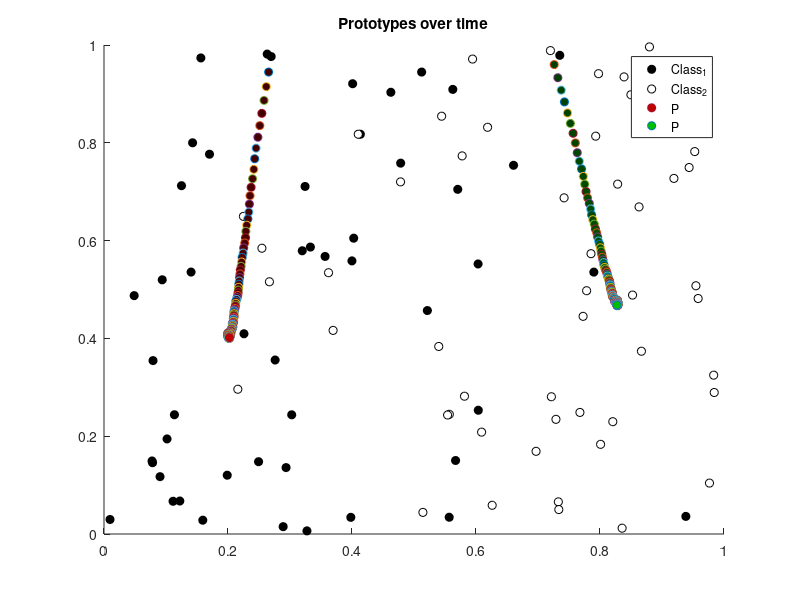
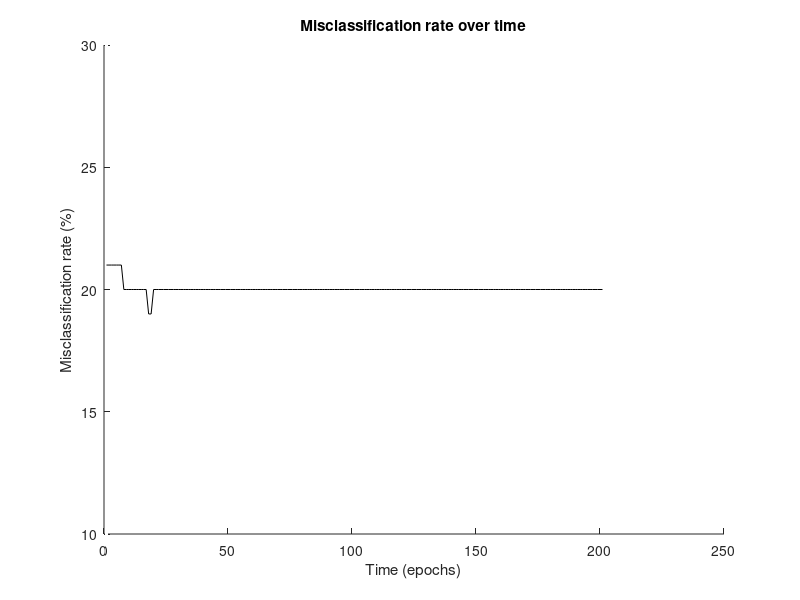

These charts were generated, in order, by the following MATLAB code:
% clear previous set data and close all figures
clear all;
close all;

% load data
d = load('data_lvq.mat');
d = d.w5_1;
[rows, cols] = size(d);
data = ones(rows, cols+1);
data(:, 1:cols) = d;
for i = 1:50  % add label to data
  data(i, cols+1) = 0;
end

t_max = 200;
learning_rate = 0.002;

% Initialise RNG
rng('default');

% initialise prototypes
NR_OF_CLASSES = 2;
K = 1; % prototypes per class

prototypes = zeros(NR_OF_CLASSES * K, cols+1);

temp_order_class_1 = randperm(50, K);
temp_order_class_2 = randperm(rows-50, K)+50;
for i = 1:K
  prototypes(i, :) = data(temp_order_class_1(i), :);
  prototypes(i+K, :) = data(temp_order_class_2(i), :);
end

initial_prototypes = prototypes; %For debugging

prototypes_over_time = zeros(t_max, NR_OF_CLASSES * K, cols+1);
E_over_time = zeros(t_max+1,1);

% Compute initial E
E_over_time(1) = 0;
for i = 1:rows
  winner = 1;
  winner_distance = intmax;
  
  for j = 1:NR_OF_CLASSES*K
    distance = pdist([prototypes(j, 1:2); data(i, 1:2)]);
    if distance < winner_distance
      winner_distance = distance;
      winner = j;
    end
  end
  
  E_over_time(1) = E_over_time(1) +  ...
      (prototypes(winner, cols+1) ~= data(i, cols+1));
end


% Permutations
for t = 1:t_max
  
  %  Shuffle data set and perform permutations
  for j = randperm(rows)
    example = data(j, :);
    
    % initialise winner
    winner = 1;
    winner_distance = intmax; % represents infinity
    
    % get closest prototype
    for k = 1:NR_OF_CLASSES * K % take rows
      prototype = prototypes(k, :);
      distance = pdist([example(1:cols); prototype(1:cols)]);
      if distance < winner_distance
        winner_distance = distance;
        winner = k;
      end
    end
    
    % update winner
    sign = 1;
    if prototypes(winner, cols+1) ~= example(cols+1)
      sign = -1;
    end
    
    prototypes(winner, 1:cols) = prototypes(winner, 1:cols) + ...
      sign * learning_rate * ...
      (example(1:cols) - prototypes(winner, 1:cols));
  end
  
  %Compute E
  E = 0;
  for i = 1:rows
    winner = 1;
    winner_distance = intmax;
    
    for j = 1:NR_OF_CLASSES*K
      distance = pdist([prototypes(j, 1:2); data(i, 1:2)]);
      if distance < winner_distance
        winner_distance = distance;
        winner = j;
      end
    end
    
    E = E + (prototypes(winner, cols+1) ~= data(i, cols+1));
  end
  
  % store prototypes and misclassification error for this iteration
  prototypes_over_time(t, :, :) = prototypes;
  E_over_time(t+1) = E;
end

% normalise and convert E_over_time to percentage
E_over_time = E_over_time./rows.*100;


% Plots
figure; hold on;
% lgd_string = cell(NR_OF_CLASSES+2, 1);

plot(data(1:50, 1), data(1:50, 2), 'ko', 'MarkerFaceColor', [0 0 0], ...
  'DisplayName', 'Class_1');
plot(data(51:rows, 1), data(51:rows, 2), 'ko', ...
  'MarkerFaceColor', [1 1 1], 'DisplayName', 'Class_2');
i = 0;
for t = 1:t_max
  for c = 0:NR_OF_CLASSES-1
    for k = 0:K-1
      % Make sure only the final prototypes are used in the legend
      if t == t_max && k == K-1
        handle_visibility = 'on';
      else
        handle_visibility = 'off';
      end
      
      row_nr = c*K + k + 1;
      plot(prototypes_over_time(t, row_nr, 1), ...
        prototypes_over_time(t, row_nr, 2), 'o', 'MarkerFaceColor', ...
        [(prototypes_over_time(t, row_nr,3) == 0) * (t/t_max/2 + .25), ...
         (prototypes_over_time(t, row_nr,3) ~= 0) * (t/t_max/2 + .25), ...
        0], 'HandleVisibility', handle_visibility, ...
        'DisplayName', strcat('P_', num2str(c+1))');
    end
  end
end
title('Prototypes over time');
lgd = legend('show');
hold off;

figure; hold on;
plot(1:t_max+1, E_over_time, 'k-');
plot(1, 10, 'w');
plot(1, 30, 'w');
xlabel('Time (epochs)');
ylabel('Misclassification rate (%)');
title('Misclassification rate over time');
hold off;